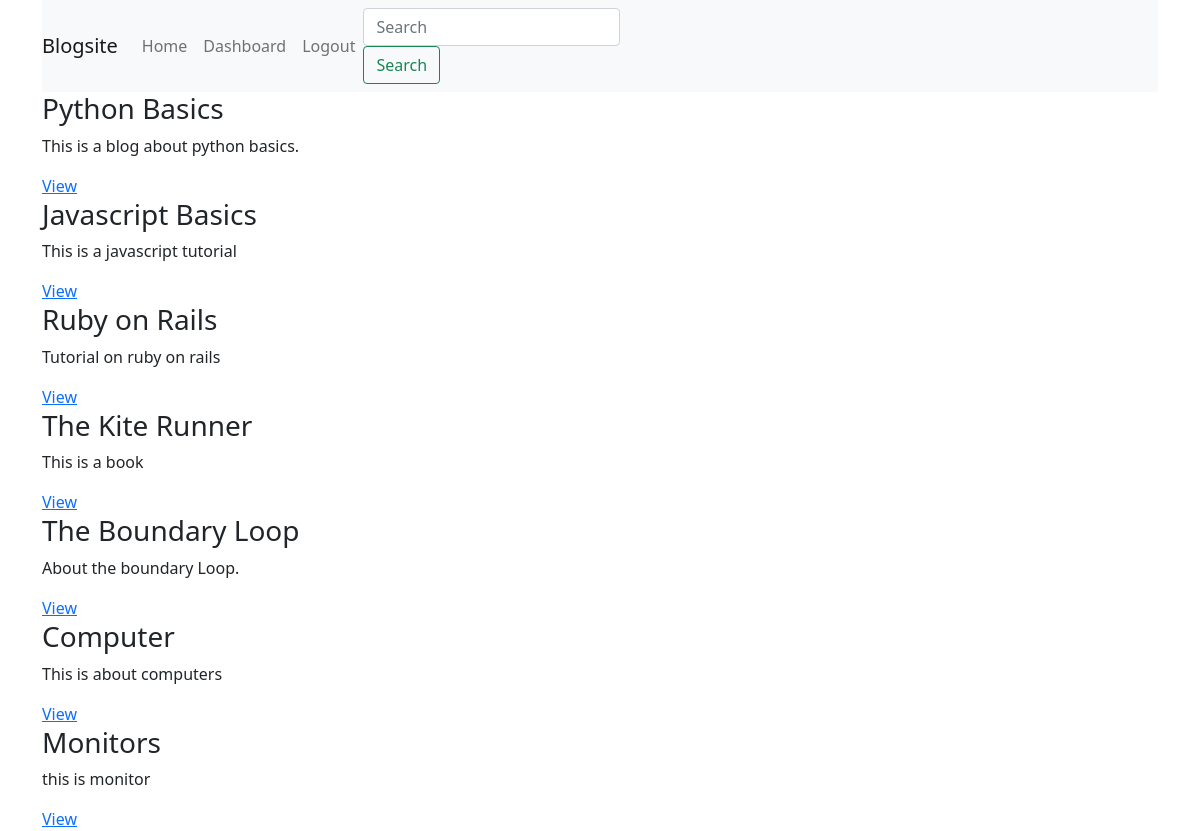
Screenshot of / (signed in) with the database file from the repository.
### posts/models.py (models this page shows, shortened)
class Post(models.Model):
    title = models.CharField(max_length=100)
    content = models.TextField()
    published_date = models.DateTimeField(auto_now=True)
    category = models.ForeignKey(Category, on_delete=models.CASCADE, null=True)
    user = models.ForeignKey(User,on_delete=models.CASCADE,null=True,blank=True)
    slug = models.SlugField(null=True, unique=True)

### posts/views.py (the view)
# urls.py: path("",views.blogs,name="blogs"),
def blogs(request):
    blogs = Post.objects.all()
    data = {'blogs':blogs}
    return render(request,'blogs.html',data)

### templates/blogs.html
{% extends 'base.html' %} {% load static %} {% block content %}
<main>
	<div class="container">
		{%for blog in blogs%}
		<h3>{{blog.title}}</h3>
		<p>{{blog.content}}</p>
		<a href="{%url 'blog_details' blog.slug %}">View</a>
		{%endfor%}
	</div>
</main>
{%endblock%}

### rows the page displays
Post: title "Python Basics", content "This is a blog about python basics."
Post: title "Javascript Basics", content "This is a javascript tutorial"
Post: title "Ruby on Rails", content "Tutorial on ruby on rails"
Post: title "The Kite Runner", content "This is a book"
Post: title "The Boundary Loop", content "About the boundary Loop."
Post: title "Computer", content "This is about computers"
Post: title "Monitors", content "this is monitor"
